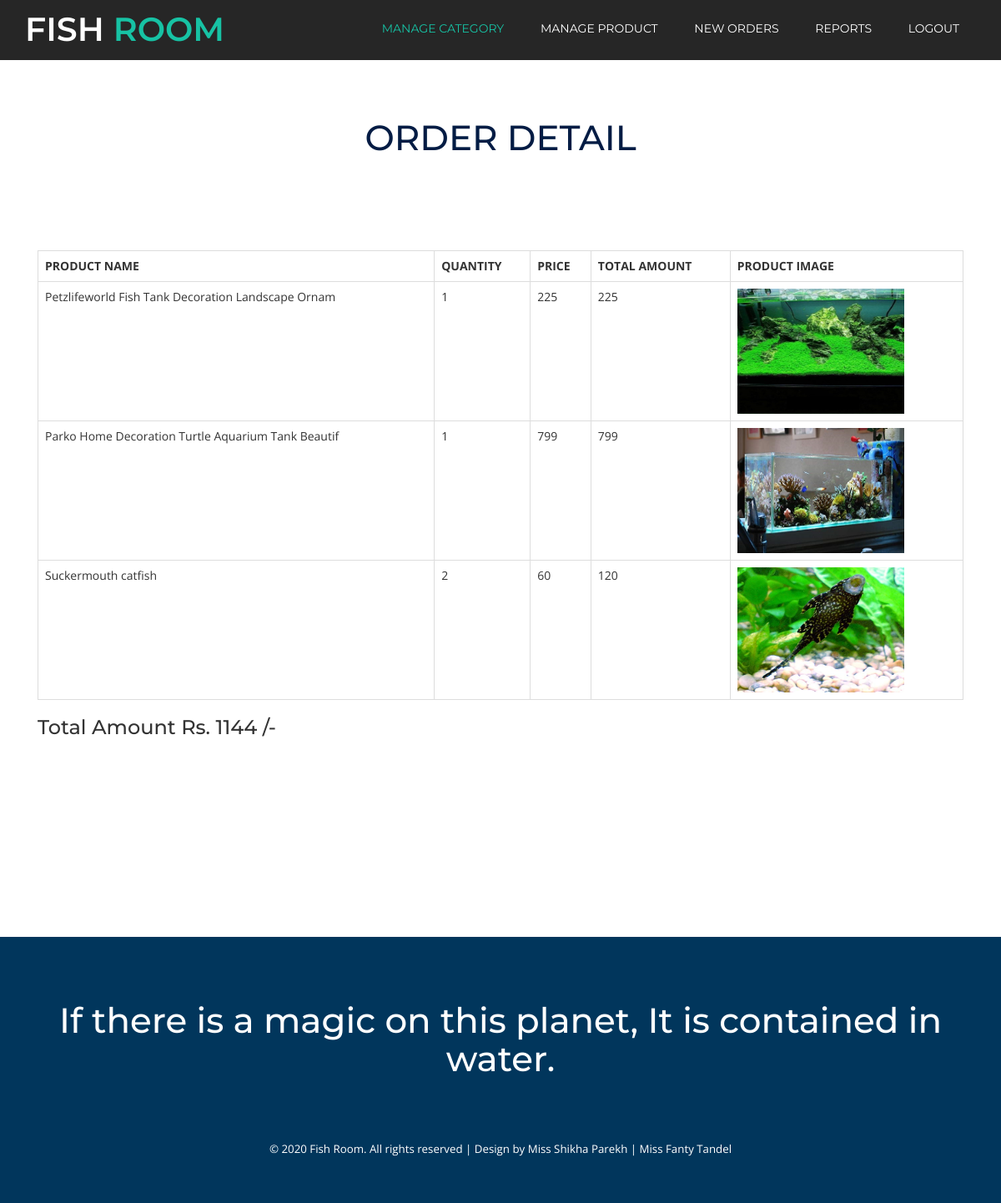
Page /admin_view_order_detail_report.php?cartid=2&oid=1 on the committed database.
### tables this page shows
CREATE TABLE IF NOT EXISTS `cart_detail` (
  `cart_detail_id` int(10) NOT NULL,
  `cart_id` int(10) NOT NULL,
  `prod_id` int(10) NOT NULL,
  `qty` int(10) NOT NULL,
  `price` int(10) NOT NULL,
  PRIMARY KEY (`cart_detail_id`)
);

CREATE TABLE IF NOT EXISTS `product_detail` (
  `prod_id` int(10) NOT NULL,
  `prod_name` varchar(50) NOT NULL,
  `cat_id` int(10) NOT NULL,
  `description` varchar(200) NOT NULL,
  `price` int(10) NOT NULL,
  `prod_img` varchar(50) NOT NULL,
  PRIMARY KEY (`prod_id`),
  KEY `cat_id` (`cat_id`)
);

### admin_view_order_detail_report.php (the view, shortened to what this page needs)
<?php
include("admin_header.php");
?>
<div class="content">
			<div class="contact-w3l">
				<div class="container">
					<h2 class="tittle">ORDER DETAIL</h2>
					<div class="contact-map">
					<div class="contact_top">
						<div class="col-md-12 contact_left">
							<div class="company_ad">
							<?php
							$cartid=$_REQUEST['cartid'];
							$qur=mysql_query("select * from cart_detail where cart_id='$cartid'");
							if(mysql_num_rows($qur)>0)
							{
								$tot=0;
								echo "<table class='table table-bordered'>
										<tr>
											<th>PRODUCT NAME</th>
											<th>QUANTITY</th>
											<th>PRICE</th>
											<th>TOTAL AMOUNT</th>
											<th>PRODUCT IMAGE</th>
										</tr>";
									while($q=mysql_fetch_array($qur))
									{
										echo "<tr>";
										$qur2=mysql_query("select * from product_detail where prod_id='$q[2]'");
										$q2=mysql_fetch_array($qur2);
										echo "<td>$q2[1]</td>";
										echo "<td>$q[3]</td>";
										echo "<td>$q[4]</td>";
										$amt=$q[3]*$q[4];
										echo "<td>$amt</td>";
										$tot=$tot+$amt;
										echo "<td><img src='$q2[5]' style='width:200px; height:150px;'></td>";
										echo "</tr>";
									}
								echo "</table>";
								echo "<h3>Total Amount Rs. $tot /-</h3>";
							}
							else{
								echo "<h2>No Product Found in Cart</h2>";
							}
							?>
							</div>
						</div>
						<div class="clearfix"> </div>
					</div>
				</div>
			</div>
		</div>
</div>
</div>
<?php
include("footer.php");
?>

### css/style.css (style rules this page uses)
body { font-family: 'Open Sans', sans-serif; }
h1,h2,h3,h4,h5,h6 { margin:0; padding:0; font-family: 'Montserrat', sans-serif; }
h2.tittle { font-size: 3em; color: #031C44; text-align:center; }
.page-w3, .contact-w3l { padding:5em 0; }
.table > thead > tr > th, .table > tbody > tr > th, .table > tfoot > tr > th, .table > thead > tr > td, .table > tbody > tr > td, .table > tfoot > tr > td { padding: 8px; line-height: 1.42857143; vertical-align: top; border-top: none; }
.contact_top { padding:4em 0 0em 0; }
.contact-map { margin-top: 4em; }

### rows in the picture
cart_detail: prod.prod_name "Petzlifeworld Fish Tank Decoration Landscape Ornam", qty "1", price "225", prod.prod_img (picture)
cart_detail: prod.prod_name "Parko Home Decoration Turtle Aquarium Tank Beautif", qty "1", price "799", prod.prod_img (picture)
cart_detail: prod.prod_name "Suckermouth catfish", qty "2", price "60", amt "120", prod.prod_img (picture)

### other values in the picture
$tot "1144"
